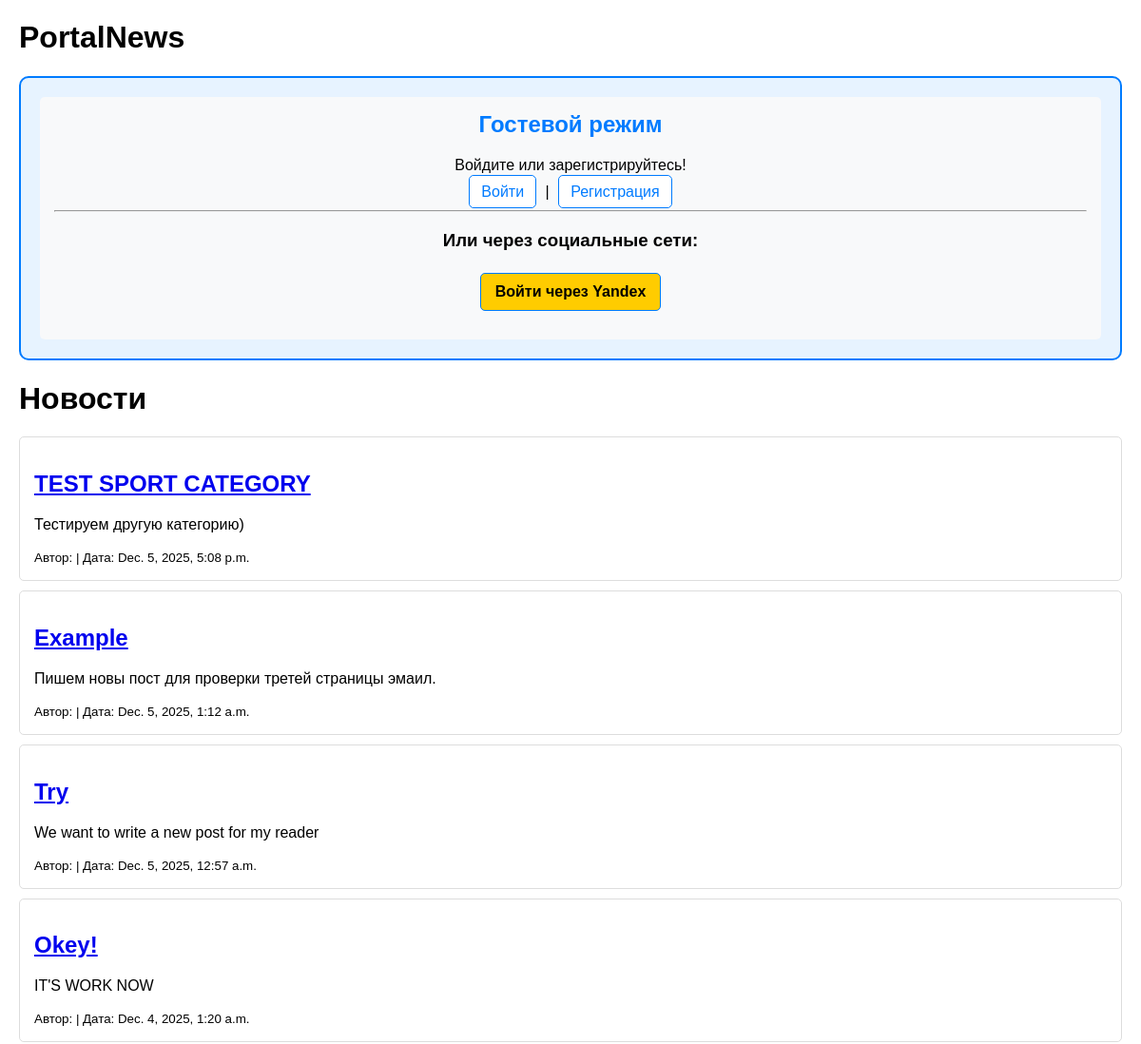
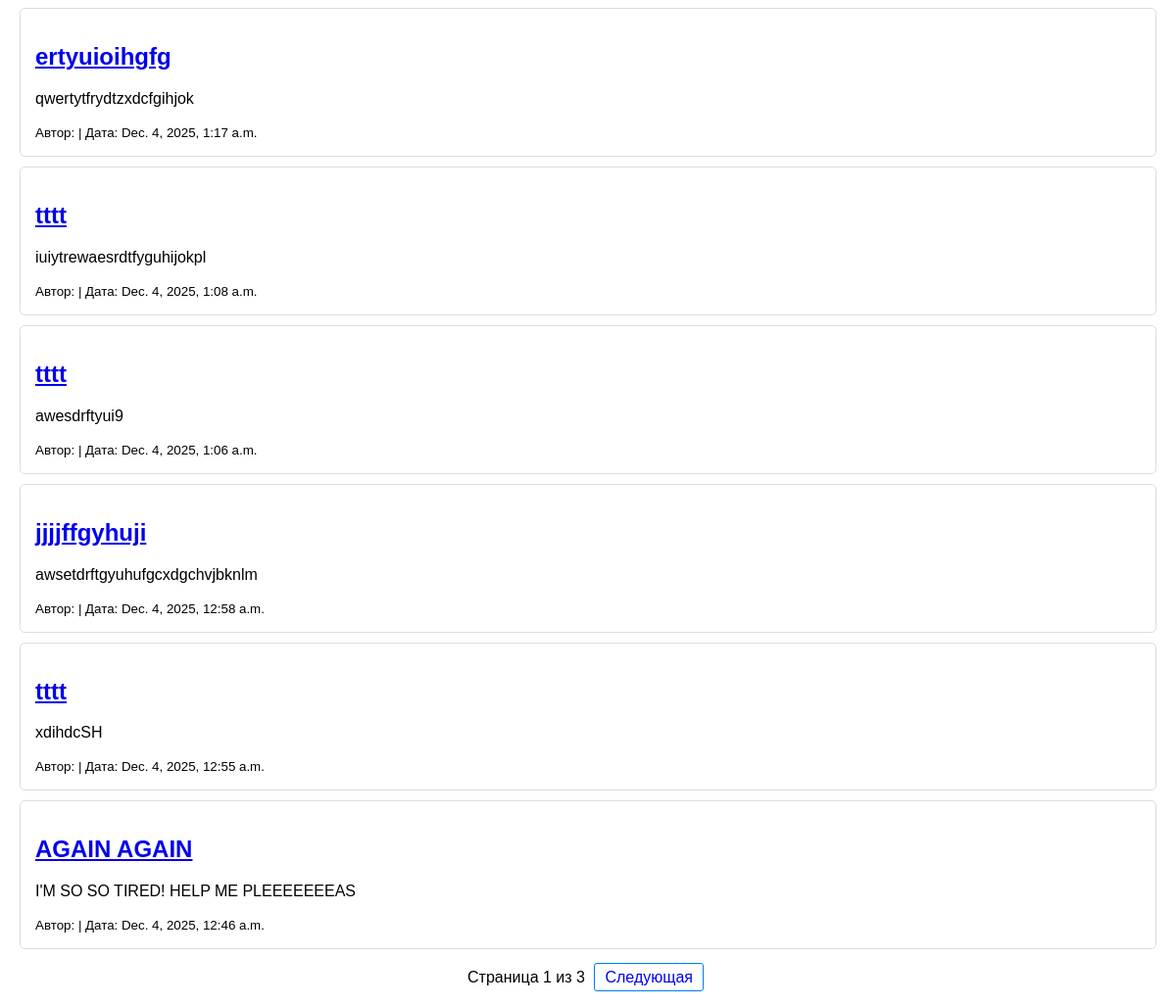
The page /news/ on the database as committed earlier (2 pictures, top to bottom).
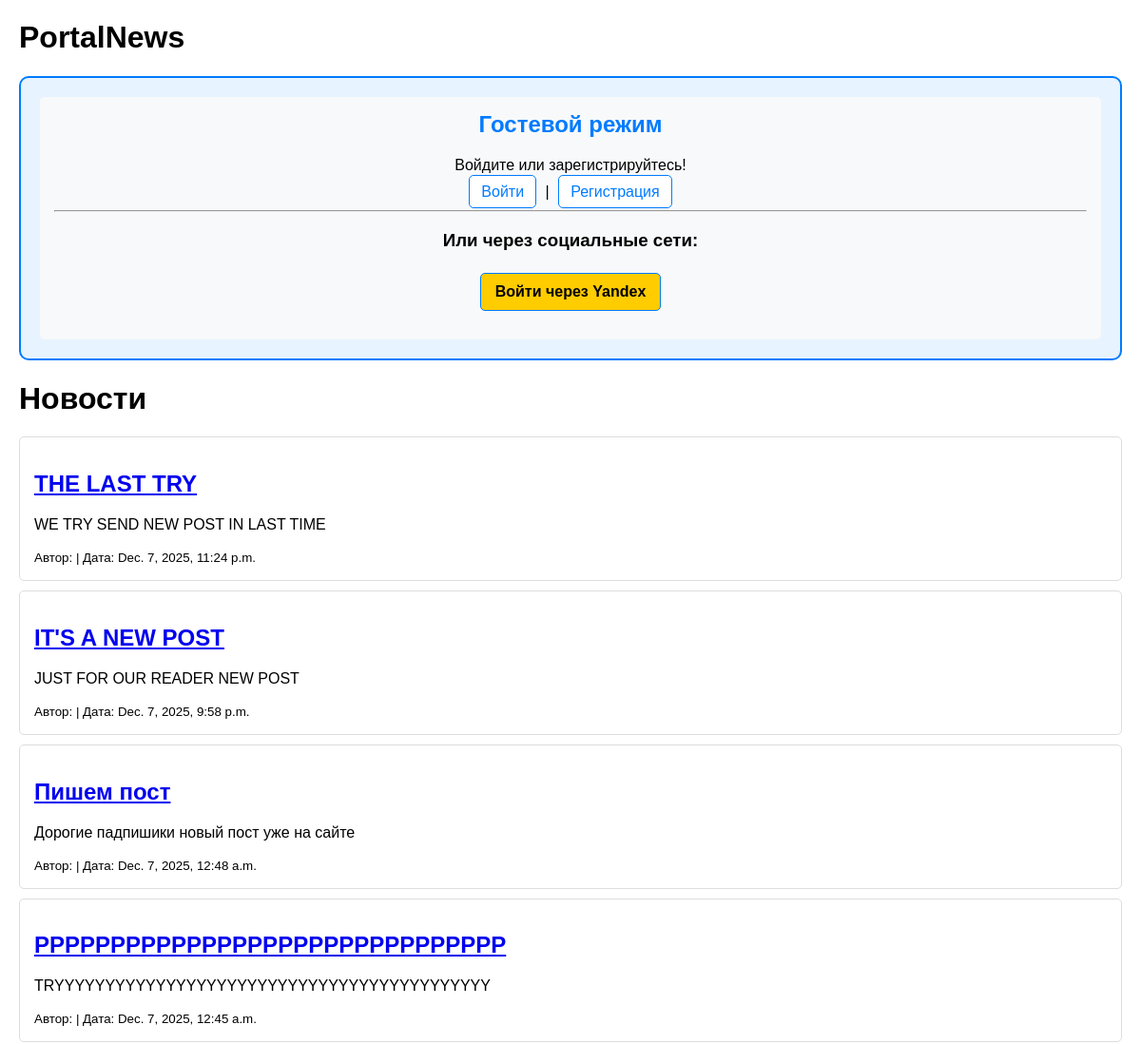
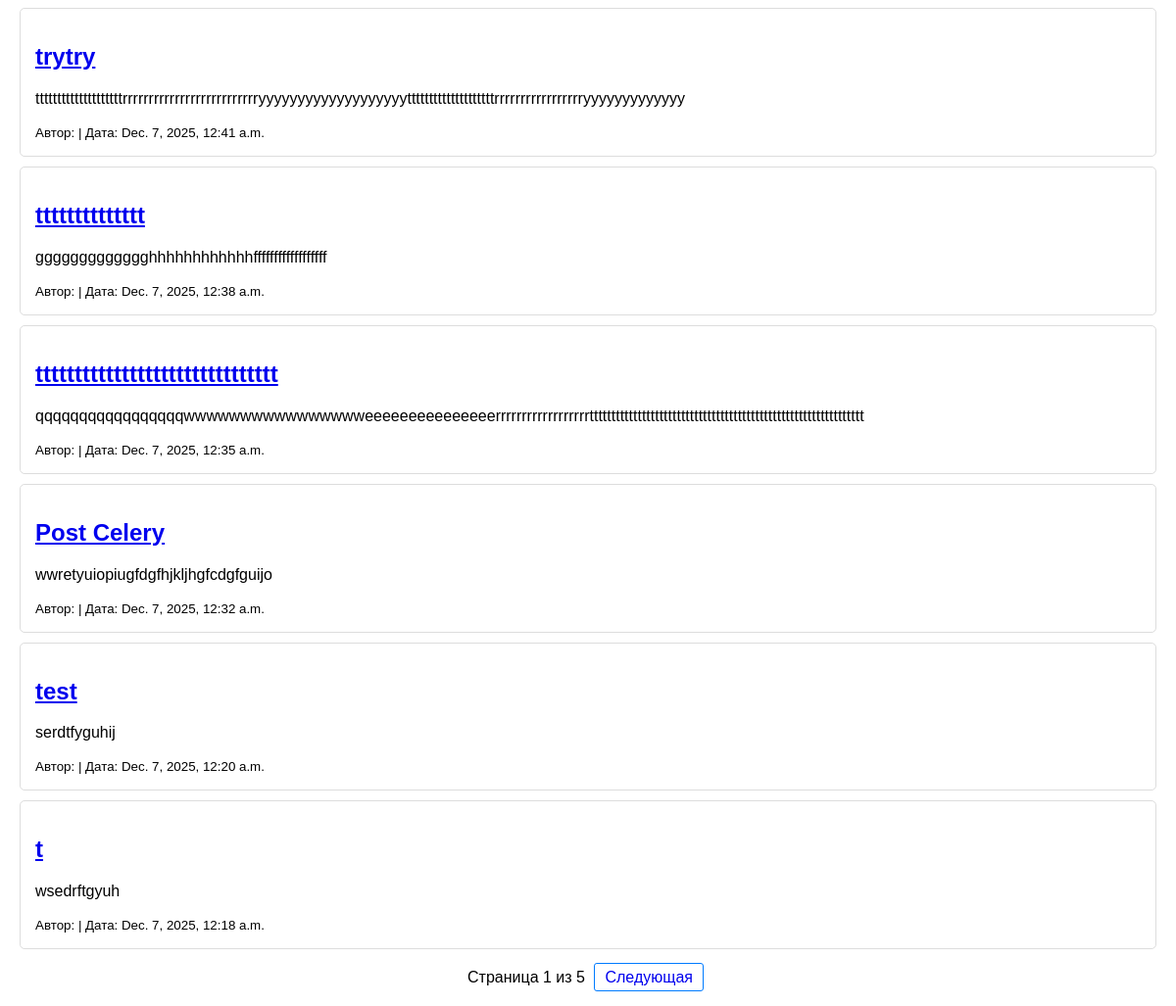
The same page on the database as committed later (2 pictures, top to bottom).
### news/models.py (models this page shows, shortened)
class Post(models.Model):
    ARTICLE = 'AR'
    NEWS = 'NW'
    TYPE_CHOICES = [
        (ARTICLE, 'Статья'),
        (NEWS, 'Новость'),
    ]
    author = models.ForeignKey(Author, on_delete=models.CASCADE)
    post_type = models.CharField(max_length=10, choices=[('news', 'News'), ('article', 'Article')], default='news')  # Тип: статья или новость
    time_created = models.DateTimeField(auto_now_add=True)  # Авто-дата создания
    categories = models.ManyToManyField(Category, through='PostCategory', related_name='post', blank=False)
    title = models.CharField(max_length=128)
    text = models.TextField()
    rating = models.SmallIntegerField(default=0)
    is_published = models.BooleanField(default=False)
    class Meta:
        permissions = [('can_add_news_post', 'Can add news post'),
            ("can_create_post", "Can create post"),
               ("can_edit_post", "Can edit post"),]

### news/views.py (the view)
# urls.py: path('', views.news_list, name='all_posts'),
def news_list(request, post_type=None):
    is_filtered = False
    post_type = post_type
    is_author = request.user.is_authenticated and request.user.groups.filter(name='authors').exists()
    categories = Category.objects.all()
    if post_type:  # Если post_type передан (фильтр по типу: /news/news/ или /news/article/)
        posts = Post.objects.filter(post_type=post_type).order_by('-time_created')
        is_filtered = True
        page_obj = None
    else:
        posts = Post.objects.all().order_by('-time_created')  # Все посты: новости + статьи
        is_filtered = False
        paginator = Paginator(posts, 10)  # 10 постов на страницу
        page_number = request.GET.get('page')
        page_obj = paginator.get_page(page_number)
    context = {
        'posts': posts if post_type else None,  # Для фильтрованных — полный список
        'page_obj': page_obj,
        'post_type': post_type,
        'is_filtered': is_filtered,
        'is_author': is_author,
        'categories': categories,
    }
    return render(request, 'news/news_list.html', context)

### news/templates/news/news_list.html (shortened to what this page needs)
<!DOCTYPE html>
<html lang="ru">
<head>
    {% load socialaccount %}
</head>
<body>
    <h1>PortalNews</h1>
    <div class="welcome">
        {% if user.is_authenticated %}
            <h2>Добро пожаловать, {{ user.username }}!</h2>
            <p>Ваш email: {{ user.email }}</p>
            <p>Статус: {% if user.is_staff %}Администратор{% else %}Пользователь{% endif %}</p>
            <div class="button-container">
                <a href="{% url 'news:profile_detail' %}">Посмотреть профиль</a>
                <form method="post" action="{% url 'account_logout' %}" class="logout-form">
                    {% csrf_token %}
                    <button type="submit" class="action-button">Выйти</button>
                </form>
                {% if not is_author %}
                    <form method="POST" action="{% url 'news:become_author' post_type=post_type|default:'news' %}">
                        {% csrf_token %}
                        <button type="submit">Стать автором</button>
                    </form>
                {% endif %}
                {% if is_author %}
                    <a href="{% url 'news:create' post_type=post_type|default:'news' %}">Создать пост</a>
                {% endif %}
            </div>
        {% else %}
            <div class="guest">
                <h2>Гостевой режим</h2>
                <p>Войдите или зарегистрируйтесь!<br><p>
                <a href="/accounts/login/">Войти</a> | <a href="/accounts/signup/">Регистрация</a>
                <hr>
                <h3>Или через социальные сети:</h3>
                <a href="{% provider_login_url 'yandex' %}" style="display: inline-block; background: #ffcc00; color: black; padding: 10px 15px; text-decoration: none; border-radius: 5px; font-weight: bold; margin: 5px;">Войти через Yandex</a>
                </p>
            </div>
        {% endif %}
    </div>
    {% load static %}
    <h1>{% if is_filtered %}{{ post_type|title }}{% else %}Новости{% endif %}</h1>
    {% if page_obj %}
        {% for post in page_obj %}
            <div class="post">
                <h2><a href="{% url 'news:detail' post_type=post.post_type pk=post.pk %}">{{ post.title }}</a></h2>
                <p>{{ post.text|truncatewords:20 }}</p>
                <small>Автор: {{ post.author.user }} | Дата: {{ post.time_created }}</small>
            </div>
        {% empty %}
            <p>Нет новостей.</p>
        {% endfor %}
        <div class="pagination">
            <span>Страница {{ page_obj.number }} из {{ page_obj.paginator.num_pages }}</span>
            {% if page_obj.has_next %}
                <a href="?page={{ page_obj.next_page_number }}">Следующая</a>
            {% endif %}
        </div>
    {% endif %}
</body>
</html>

Rows that differ between the two databases and show on the page:
no longer on this page (row unchanged): Post: title "TEST SPORT CATEGORY", text "Тестируем другую категорию)", time_created "Dec. 5, 2025, 5:08 p.m."
no longer on this page (row unchanged): Post: title "Example", text "Пишем новы пост для проверки третей страницы эмаил.", time_created "Dec. 5, 2025, 1:12 a.m."
no longer on this page (row unchanged): Post: title "Try", text "We want to write a new post for my reader", time_created "Dec. 5, 2025, 12:57 a.m."
no longer on this page (row unchanged): Post: title "Okey!", text "IT'S WORK NOW", time_created "Dec. 4, 2025, 1:20 a.m."
no longer on this page (row unchanged): Post: title "ertyuioihgfg", text "qwertytfrydtzxdcfgihjok", time_created "Dec. 4, 2025, 1:17 a.m."
no longer on this page (row unchanged): Post: title "tttt", text "iuiytrewaesrdtfyguhijokpl", time_created "Dec. 4, 2025, 1:08 a.m."
no longer on this page (row unchanged): Post: title "tttt", text "awesdrftyui9", time_created "Dec. 4, 2025, 1:06 a.m."
no longer on this page (row unchanged): Post: title "jjjjffgyhuji", text "awsetdrftgyuhufgcxdgchvjbknlm", time_created "Dec. 4, 2025, 12:58 a.m."
no longer on this page (row unchanged): Post: title "tttt", text "xdihdcSH", time_created "Dec. 4, 2025, 12:55 a.m."
no longer on this page (row unchanged): Post: title "AGAIN AGAIN", text "I'M SO SO TIRED! HELP ME PLEEEEEEEAS", time_created "Dec. 4, 2025, 12:46 a.m."
added Post: title "THE LAST TRY", text "WE TRY SEND NEW POST IN LAST TIME", time_created "Dec. 7, 2025, 11:24 p.m."
added Post: title "IT'S A NEW POST", text "JUST FOR OUR READER NEW POST", time_created "Dec. 7, 2025, 9:58 p.m."
added Post: title "Пишем пост", text "Дорогие падпишики новый пост уже на сайте", time_created "Dec. 7, 2025, 12:48 a.m."
added Post: title "PPPPPPPPPPPPPPPPPPPPPPPPPPPPPPP", text "TRYYYYYYYYYYYYYYYYYYYYYYYYYYYYYYYYYYYYYYYYYYY", time_created "Dec. 7, 2025, 12:45 a.m."
added Post: title "trytry", text "ttttttttttttttttttttrrrrrrrrrrrrrrrrrrrrrrrrrryyyyyyyyyyyyyyyyyyyttttttttttttttttttttrrrrrrrrrrrrrrrrryyyyyyyyyyyyy", time_created "Dec. 7, 2025, 12:41 a.m."
added Post: title "tttttttttttttt", text "ggggggggggggghhhhhhhhhhhhffffffffffffffffff", time_created "Dec. 7, 2025, 12:38 a.m."
added Post: title "ttttttttttttttttttttttttttttttt", text "qqqqqqqqqqqqqqqqqwwwwwwwwwwwwwwwweeeeeeeeeeeeeeerrrrrrrrrrrrrrrrrrttttttttttttttttttttttttttttttttttttttttttttttttttttttttttttttt", time_created "Dec. 7, 2025, 12:35 a.m."
added Post: title "Post Celery", text "wwretyuiopiugfdgfhjkljhgfcdgfguijo", time_created "Dec. 7, 2025, 12:32 a.m."
added Post: title "test", text "serdtfyguhij", time_created "Dec. 7, 2025, 12:20 a.m."
added Post: title "t", text "wsedrftgyuh", time_created "Dec. 7, 2025, 12:18 a.m."
Other text that changed with them:
{{ page_obj.paginator.num_pages }}: "3" → "5"
